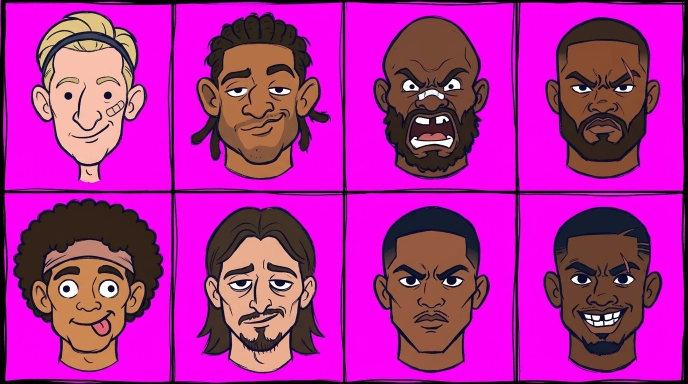
#> input picture design/flow/reference/face-grid-90s.webp, 1376 x 768 px (shown at 1/2 size)
$ python cut_grid.py ../reference/face-grid-90s.webp out.png
#> lines starting #> are read from the running program, lines starting #| are printed output that depends on the picture; after the words box and inside, x2 and y2 are one past the last pixel; in counts of white or black regions, pixels touching at a corner belong together
"""Cut a Google Flow grid of portraits into transparent PNGs, one per cell.

    python3 design/flow/tools/cut_grid.py GRID_IMAGE OUT_DIR [--cols 4 --rows 2 --names a,b,c...]

Finds the cell borders near their expected positions (the darkest line within ±6% of the grid), removes the magenta
background by flood fill from the cell edges (plus any pure-magenta gaps), and trims leftover border slivers.
"""
import argparse
from collections import deque
from pathlib import Path

import numpy as np
from PIL import Image

ap = argparse.ArgumentParser()
ap.add_argument('image')
ap.add_argument('out')
ap.add_argument('--cols', type=int, default=4)
ap.add_argument('--rows', type=int, default=2)
ap.add_argument('--names', default='')
ap.add_argument('--webp', type=int, default=0, help='save as WebP this many pixels wide (for src/assets/portraits)')
a = ap.parse_args()

A = np.asarray(Image.open(a.image).convert('RGB')).astype(float)
H, W, _ = A.shape
#> H = 768; W = 1376
dark = A.sum(2) < 200
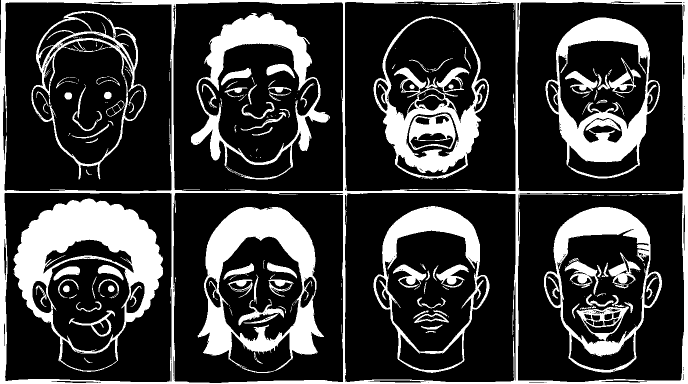
#> dark: shape (768, 1376) bool (shown at 1/2 size); 23.5% white; 297 white regions (174 under 20 px), largest, box (x1, y1, x2, y2) and area: (0, 0, 1376, 768) 51671, (27, 397, 326, 744) 35593, (395, 414, 648, 746) 29539
pink = lambda c: (c[..., 0] > 150) & (c[..., 2] > 150) & (c[..., 0] - c[..., 1] > 50) & (c[..., 2] - c[..., 1] > 50)


def cuts(n, size, axis):
    """Border positions: the outer edges plus the darkest line near each expected split."""
#> called with n = 4, size = 1376, axis = 0
    cover = dark.mean(axis=axis)
#> cover = 1376 values, max 1 at index 2, min 0.0169 at index 696, mean 0.235
    out = [0]
    for i in range(1, n):
        e = size * i // n
        r = max(4, size * 6 // 100)
        lo, hi = e - r, e + r
        best = lo + int(np.argmax(cover[lo:hi]))
        if cover[best] < 0.6:  # no border line drawn (just a magenta gap): split evenly
            out.append((e, e))
            continue
        # widen to the whole dark line
        s, t = best, best
        # widen to the whole line, but only through near-solid rows: dark shirts beside a line are not the line
        while s > lo and cover[s - 1] > max(0.85, 0.9 * cover[best]):
            s -= 1
        while t < hi - 1 and cover[t + 1] > max(0.85, 0.9 * cover[best]):
            t += 1
        out.append((s, t))
#> this loop made 3 passes
#> best on passes 1 to 3: 343, 686, 1032
#> after the loop, out = [0, (343, 346), (686, 689), (1031, 1034)]
    out.append(size)
    edges = []
    for i in range(n):
        x0 = out[i] if i == 0 else out[i][1] + 1
        x1 = out[i + 1] if i == n - 1 else out[i + 1][0]
        edges.append((x0, x1))
#> this loop made 4 passes
#> (x0, x1) on passes 1 to 4: (0, 343), (347, 686), (690, 1031), (1035, 1376)
#> after the loop, edges = [(0, 343), (347, 686), (690, 1031), (1035, 1376)]
    return edges


xs = cuts(a.cols, W, 0)
#> xs = [(0, 343), (347, 686), (690, 1031), (1035, 1376)]
ys = cuts(a.rows, H, 1)
#> the loop in cuts (call 2), `for i in range(1, n):` made 1 pass
#> best on pass 1: 382
#> the loop in cuts (call 2), `for i in range(n):` made 2 passes
#> (x0, x1) on passes 1 to 2: (0, 382), (386, 768)
#> ys = [(0, 382), (386, 768)]
names = a.names.split(',') if a.names else [str(i + 1) for i in range(a.cols * a.rows)]
Path(a.out).mkdir(parents=True, exist_ok=True)
k = 0
for y0, y1 in ys:
    for x0, x1 in xs:
        c = A[y0:y1, x0:x1]
        # trim dark border slivers on each side
        def trim(m, rev):
            idx = range(len(m) - 1, -1, -1) if rev else range(len(m))
            n = 0
            for i in idx:
                if m[i] > 0.3 and n < 10:  # border lines are thin; never eat into a dark shirt
                    n += 1
                else:
                    break
            return n
        d = c.sum(2) < 200
        t, b = trim(d.mean(1), False), trim(d.mean(1), True)
        l, r = trim(d.mean(0), False), trim(d.mean(0), True)
        c = c[t + 3:len(c) - b - 1, l + 3:c.shape[1] - r - 3]
        h, w, _ = c.shape
        bg = pink(c)
        seen = np.zeros((h, w), bool)
        q = deque()
        for x in range(w):
            if bg[0, x]:
                seen[0, x] = True
                q.append((0, x))
        for y in range(h):
            for x in (0, w - 1):
                if bg[y, x] and not seen[y, x]:
                    seen[y, x] = True
                    q.append((y, x))
        while q:
            y, x = q.popleft()
            for dy, dx in ((1, 0), (-1, 0), (0, 1), (0, -1)):
                ny, nx = y + dy, x + dx
                if 0 <= ny < h and 0 <= nx < w and not seen[ny, nx] and bg[ny, nx]:
                    seen[ny, nx] = True
                    q.append((ny, nx))
        clear = seen | (pink(c) & (np.abs(c[..., 0] - c[..., 2]) < 60))
        # magenta fringe on the outline and stray gap lines: anything still clearly pink goes too
        r_, g_, b_ = c[..., 0], c[..., 1], c[..., 2]
        clear |= (r_ > 120) & (b_ > 120) & (r_ - g_ > 60) & (b_ - g_ > 60)
        alpha = np.where(clear, 0, 255).astype(np.uint8)
        img = Image.fromarray(np.dstack([c.astype(np.uint8), alpha]), 'RGBA')
        if a.webp:
            img = img.resize((a.webp, round(img.height * a.webp / img.width)), Image.LANCZOS)
            img.save(Path(a.out) / f'{names[k]}.webp', quality=80, method=4)
        else:
            img.save(Path(a.out) / f'{names[k]}.png')
        k += 1
#> this loop made 2 passes
#> pass 1, `img.save(Path(a.out) / f'{names[k]}.png')`:
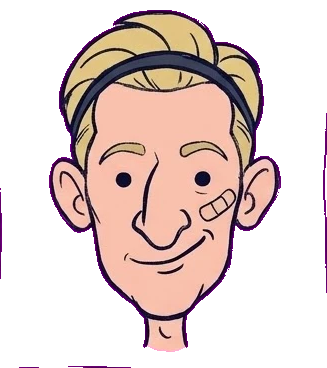
#> saved as 1.png: PIL image 327x368 RGBA; mean R, G, B, A 222.7, 66.2, 198.7, 110.7; transparent parts drawn white
#> pass 1, `img.save(Path(a.out) / f'{names[k]}.png')`:
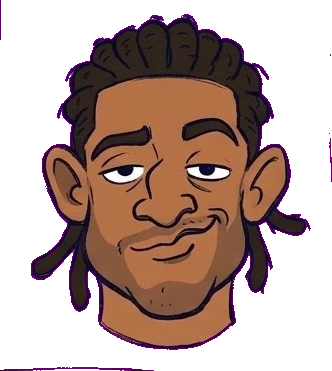
#> saved as 2.png: PIL image 332x371 RGBA; mean R, G, B, A 181, 39.1, 151, 128.5; transparent parts drawn white
#> pass 1, `img.save(Path(a.out) / f'{names[k]}.png')`:
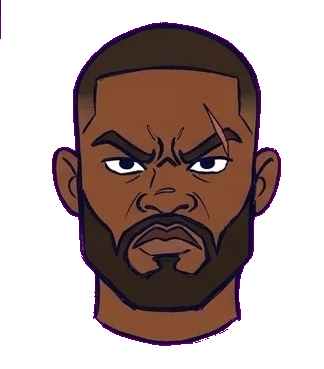
#> saved as 4.png: PIL image 324x369 RGBA; mean R, G, B, A 176.7, 26.1, 155.9, 115.7; transparent parts drawn white
#> after the loop:
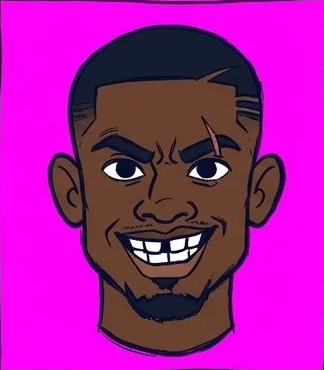
#> c: shape (370, 324, 3) float64; mean R, G, B 167.8, 25.8, 156
#> after the loop: clear: shape (370, 324) bool; 53.2% white; 12 black regions (8 under 20 px), largest, box (x1, y1, x2, y2) and area: (48, 25, 286, 357) 55513, (41, 0, 289, 4) 417, (0, 31, 1, 88) 57, (181, 369, 225, 370) 44
#> after the loop:
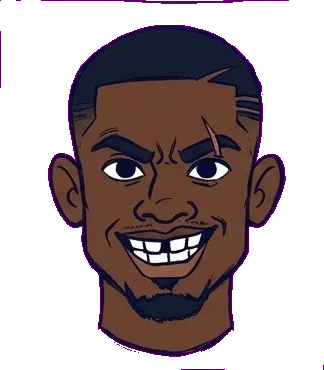
#> img: PIL image 324x370 RGBA; mean R, G, B, A 167.8, 25.8, 156, 119.2; transparent parts drawn white
#> after the loop:
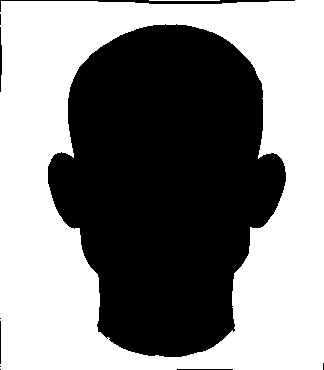
#> seen: shape (370, 324) bool; 52.6% white; 10 black regions (5 under 20 px), largest, box (x1, y1, x2, y2) and area: (48, 24, 286, 357) 55974, (0, 0, 295, 12) 581, (0, 27, 2, 92) 95, (177, 369, 233, 370) 56, (0, 321, 1, 364) 43
#> after the loop, k = 8
print(f'{k} cells from {a.image} -> {a.out} (cols at {xs}, rows at {ys})')
#| 8 cells from ../reference/face-grid-90s.webp -> out.png (cols at [(0, 343), (347, 686), (690, 1031), (1035, 1376)], rows at [(0, 382), (386, 768)])

$ run again, on design/flow/reference/shirt-templates-clean.webp
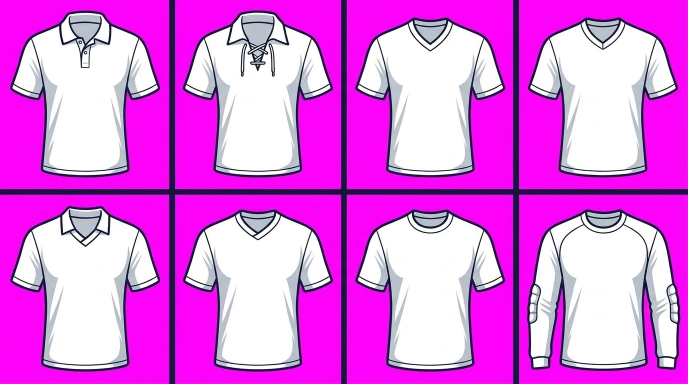
#> input picture design/flow/reference/shirt-templates-clean.webp, 1376 x 768 px (shown at 1/2 size)
#> `dark = A.sum(2) < 200`:
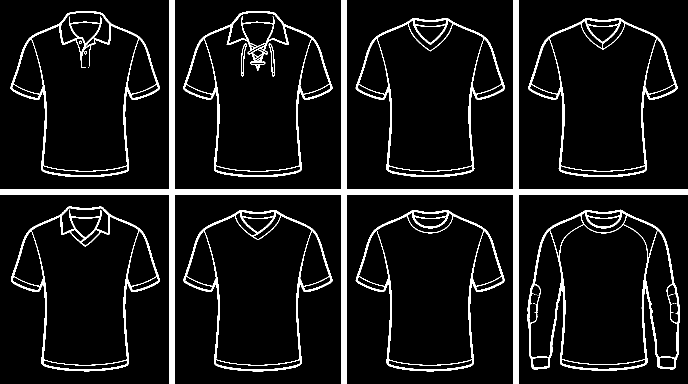
#> dark: shape (768, 1376) bool (shown at 1/2 size); 8.4% white; 24 white regions (12 under 20 px), largest, box (x1, y1, x2, y2) and area: (0, 0, 1376, 768) 38000, (1055, 419, 1360, 741) 8679, (366, 22, 665, 354) 6534
#> cover = 1376 values, max 1 at index 339, min 0.013 at index 0, mean 0.0844
#> the loop in cuts, `for i in range(1, n):` made 3 passes
#> best on passes 1 to 3: 339, 683, 1027
#> after the loop in cuts, `for i in range(1, n):`: out = [0, (339, 349), (683, 692), (1027, 1037)]
#> the loop in cuts, `for i in range(n):` made 4 passes
#> (x0, x1) on passes 1 to 4: (0, 339), (350, 683), (693, 1027), (1038, 1376)
#> after the loop in cuts, `for i in range(n):`: edges = [(0, 339), (350, 683), (693, 1027), (1038, 1376)]
#> the loop in cuts (call 2), `for i in range(1, n):` made 1 pass
#> best on pass 1: 379
#> the loop in cuts (call 2), `for i in range(n):` made 2 passes
#> (x0, x1) on passes 1 to 2: (0, 379), (389, 768)
#> ys = [(0, 379), (389, 768)]
#> the loop `for y0, y1 in ys:` made 2 passes
#> after the loop `for y0, y1 in ys:`:
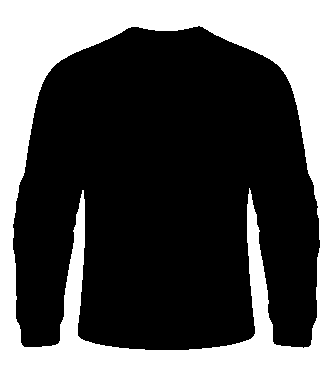
#> seen: shape (375, 332) bool; 34.5% white; 1 white region, box (x1, y1, x2, y2) and area: (0, 0, 332, 375) 42899
#> after the loop `for y0, y1 in ys:`: k = 8
#| 8 cells from ../reference/shirt-templates-clean.webp -> out.png (cols at [(0, 339), (350, 683), (693, 1027), (1038, 1376)], rows at [(0, 379), (389, 768)])
